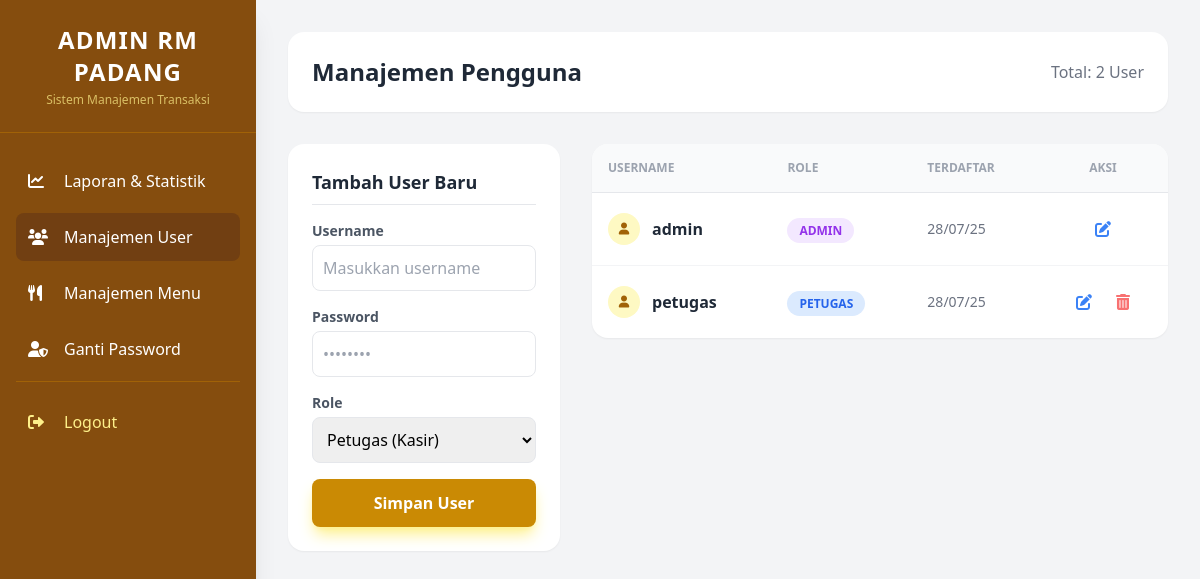
/manage_users.php (signed in), run on the app's committed database.
### tables this page shows
CREATE TABLE `users` (
  `id` int(11) UNSIGNED NOT NULL,
  `username` varchar(50) NOT NULL,
  `password` varchar(255) NOT NULL,
  `role` enum('admin','petugas') NOT NULL,
  `reg_date` timestamp NOT NULL DEFAULT current_timestamp()
);

### manage_users.php (the view, shortened to what this page needs)
<?php
include 'koneksi.php';
$result_users = $conn->query("SELECT id, username, role, reg_date FROM users ORDER BY role ASC, username ASC");
?>
<!DOCTYPE html>
<html lang="id">
<head>
    <script src="https://cdn.tailwindcss.com"></script>
    <link href="https://cdnjs.cloudflare.com/ajax/libs/font-awesome/6.0.0/css/all.min.css" rel="stylesheet"/>
</head>
<body class="bg-gray-100 flex">
    <?php include 'sidebar.php'; ?>
    <main class="flex-1 p-8">
        <header class="mb-8 bg-white p-6 rounded-2xl shadow-sm flex justify-between items-center">
            <h1 class="text-2xl font-bold text-gray-800">Manajemen Pengguna</h1>
            <span class="text-gray-500 font-medium">Total: <?php echo $result_users->num_rows; ?> User</span>
        </header>
        <div class="grid grid-cols-1 lg:grid-cols-3 gap-8">
            <div class="lg:col-span-1">
                <section class="bg-white p-6 rounded-2xl shadow-sm sticky top-8">
                    <h2 class="text-lg font-bold text-gray-800 mb-4 border-b pb-2">Tambah User Baru</h2>
                    <form action="" method="POST" class="space-y-4">
                        <div>
                            <label class="block text-sm font-semibold text-gray-600 mb-1">Username</label>
                            <input type="text" name="new_username" class="w-full p-2.5 border rounded-lg focus:ring-2 focus:ring-yellow-500 outline-none" placeholder="Masukkan username" required>
                        </div>
                        <div>
                            <label class="block text-sm font-semibold text-gray-600 mb-1">Password</label>
                            <input type="password" name="new_password" class="w-full p-2.5 border rounded-lg focus:ring-2 focus:ring-yellow-500 outline-none" placeholder="••••••••" required>
                        </div>
                        <div>
                            <label class="block text-sm font-semibold text-gray-600 mb-1">Role</label>
                            <select name="new_role" class="w-full p-2.5 border rounded-lg focus:ring-2 focus:ring-yellow-500 outline-none" required>
                                <option value="petugas">Petugas (Kasir)</option>
                            </select>
                        </div>
                        <button type="submit" name="add_user" class="w-full bg-yellow-600 hover:bg-yellow-700 text-white font-bold py-3 rounded-lg transition shadow-lg shadow-yellow-200">
                            Simpan User
                        </button>
                    </form>
                </section>
            </div>
            <div class="lg:col-span-2">
                <section class="bg-white rounded-2xl shadow-sm overflow-hidden">
                    <table class="w-full text-left border-collapse">
                        <thead>
                            <tr class="bg-gray-50 border-b">
                                <th class="p-4 text-xs uppercase text-gray-400 font-bold">Username</th>
                                <th class="p-4 text-xs uppercase text-gray-400 font-bold">Role</th>
                                <th class="p-4 text-xs uppercase text-gray-400 font-bold">Terdaftar</th>
                                <th class="p-4 text-xs uppercase text-gray-400 font-bold text-center">Aksi</th>
                            </tr>
                        </thead>
                        <tbody class="divide-y divide-gray-100">
                            <?php while($user = $result_users->fetch_assoc()): ?>
                            <tr class="hover:bg-gray-50 transition">
                                <td class="p-4 font-semibold text-gray-800">
                                    <div class="flex items-center">
                                        <div class="h-8 w-8 rounded-full bg-yellow-100 text-yellow-700 flex items-center justify-center mr-3">
                                            <i class="fas fa-user text-xs"></i>
                                        </div>
                                        <?php echo htmlspecialchars($user['username']); ?>
                                    </div>
                                </td>
                                <td class="p-4">
                                    <span class="px-3 py-1 rounded-full text-xs font-bold <?php echo $user['role'] == 'admin' ? 'bg-purple-100 text-purple-600' : 'bg-blue-100 text-blue-600'; ?>">
                                        <?php echo strtoupper($user['role']); ?>
                                    </span>
                                </td>
                                <td class="p-4 text-sm text-gray-500">
                                    <?php echo date('d/m/y', strtotime($user['reg_date'] ?? 'now')); ?>
                                </td>
                                <td class="p-4 text-center">
                                    <div class="flex justify-center space-x-2">
                                        <a href="edit_user.php?id=<?php echo $user['id']; ?>" class="text-blue-500 hover:text-blue-700 p-2">
                                            <i class="fas fa-edit"></i>
                                        </a>
                                        <?php if($user['id'] != $_SESSION['user_id']): ?>
                                        <a href="manage_users.php?action=delete&id=<?php echo $user['id']; ?>"
                                           onclick="return confirm('Hapus user ini?')"
                                           class="text-red-400 hover:text-red-600 p-2">
                                            <i class="fas fa-trash-alt"></i>
                                        </a>
                                        <?php endif; ?>
                                    </div>
                                </td>
                            </tr>
                            <?php endwhile; ?>
                        </tbody>
                    </table>
                </section>
            </div>
        </div>
    </main>
</body>
</html>

### data on the page
users: username "admin", role "ADMIN", reg_date "28/07/25"
users: username "petugas", role "PETUGAS", reg_date "28/07/25"

### other printed values
$result_users->num_rows "2"
